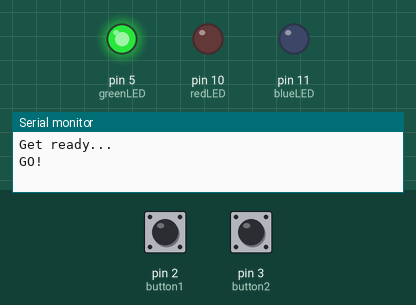
A sketch run on a simulated Arduino Uno, built with avr-gcc and run on an emulated ATmega328P. Shown: output pins drawn as LEDs (lit = HIGH), the last lines printed to the serial monitor. Inputs (shaded band) come from the test bench; at power-on: pin 2 (button1) LOW, pin 3 (button2) LOW. Random numbers use the default seed unless the sketch sets one.

Above: at 5.0 s.
5.1 s: pin 2 (button1) pulled HIGH for 0.15 s
At 6.2 s:
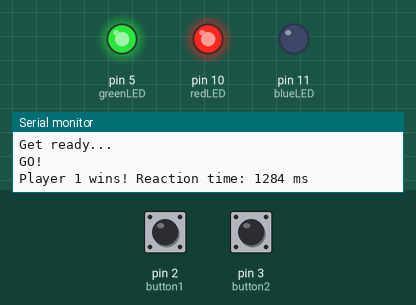
At 8.5 s:
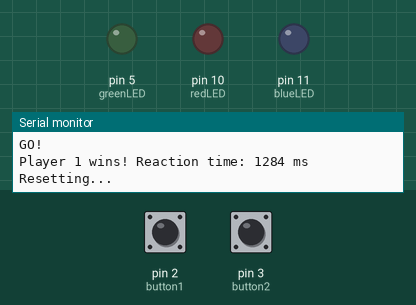
12.9 s: pin 2 (button1) pulled HIGH for 3.2 s
Timing chart, 0 to 21.5 s (numbered marks = the images above; inputs shaded):
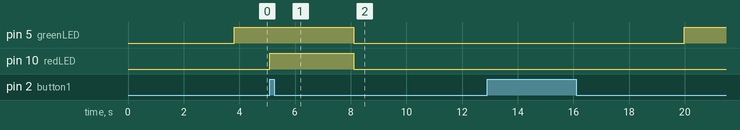

The sketch:

3.2_Analog_Assignment.ino
```cpp
//YouTube Video Link: https://youtu.be/jjBfz5_yJP8

//Game Objective: Two players race to press their button as soon as the green “GO” LED lights up.
//Rules: If you press before the green LED, you “false start” and lose the round. Otherwise, the first button press after the green LED wins.
//Challenge: You don’t know exactly when the green LED will turn on—react too early and you’re penalized; react too late and you lose.
//Interaction: Arduino randomly delays (while checking for early presses), lights up the green LED, and then reads two button inputs; the winner’s red or blue LED lights and the result prints over on the Serial Page.
//

const int greenLED  = 5;   // “GO” signal (PWM pin)
const int redLED    = 10;  // Player 1 win indicator (PWM pin)
const int blueLED   = 11;  // Player 2 win indicator (PWM pin)
const int button1   = 2;   // Player 1 button (external pull-down resistor)
const int button2   = 3;   // Player 2 button (external pull-down resistor)

bool    greenOn        = false;
bool    winnerDeclared = false;
unsigned long startTime = 0;

void setup() {
  pinMode(greenLED, OUTPUT);
  pinMode(redLED,   OUTPUT);
  pinMode(blueLED,  OUTPUT);
  pinMode(button1, INPUT);
  pinMode(button2, INPUT);

  Serial.begin(9600);
  Serial.println("Get ready...");

  waitForGo();
}

void loop() {
  bool p1 = digitalRead(button1) == HIGH;
  bool p2 = digitalRead(button2) == HIGH;

  // After GO, first press wins!
  if (greenOn && !winnerDeclared) {
    if (p1) {
      unsigned long reaction = millis() - startTime;
      Serial.print("Player 1 wins! Reaction time: ");
      Serial.print(reaction);
      Serial.println(" ms");
      digitalWrite(redLED, HIGH);
      greenOn        = false;
      winnerDeclared = true;
      delay(3000);
      resetGame();
    }
    else if (p2) {
      unsigned long reaction = millis() - startTime;
      Serial.print("Player 2 wins! Reaction time: ");
      Serial.print(reaction);
      Serial.println(" ms");
      digitalWrite(blueLED, HIGH);
      greenOn        = false;
      winnerDeclared = true;
      delay(3000);
      resetGame();
    }
  }
}

// random time before GO, checking for false starts
void waitForGo() {
  unsigned long target = millis() + random(2000, 5000);
  while (millis() < target) {
    if (digitalRead(button1) == HIGH || digitalRead(button2) == HIGH) {
      Serial.println("False start! Wait for GO!");
      delay(2000);
      resetGame();
      return;
    }
    delay(10);
  }
  digitalWrite(greenLED, HIGH);
  greenOn   = true;
  startTime = millis();
  Serial.println("GO!");
}

// Resets the game for the next round
void resetGame() {
  digitalWrite(greenLED, LOW);
  digitalWrite(redLED,   LOW);
  digitalWrite(blueLED,  LOW);
  greenOn        = false;
  winnerDeclared = false;

  Serial.println("Resetting...");
  delay(2000);
  Serial.println("Get ready...");

  waitForGo();
}
```

Measured:
- after the input at 5.1 s, pin 5 (greenLED): HIGH → LOW after 3.0 s; pin 10 (redLED): LOW → HIGH at once, → LOW 3.0 s later
